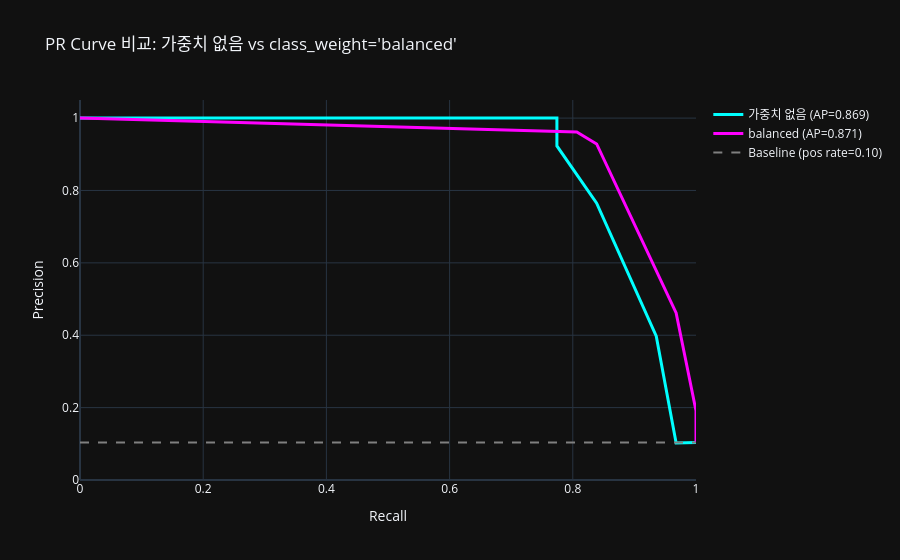

Notebook code cell kept with this figure:
### Markdown cell above
### PR Curve (Precision-Recall Curve)로 불균형 데이터 평가

`class_weight='balanced'`를 쓰면 **recall이 올라가고 precision이 내려가는** 트레이드오프가 발생함.  
이 트레이드오프를 **한눈에** 보려면 PR Curve가 필수!

| 지표 | 의미 | 불균형 데이터에서 |
|------|------|:-----------:|
| **Accuracy** | 전체 정답 비율 | 다수 클래스에 휩쓸림 |
| **ROC-AUC** | 전체 분류력 | 낙관적으로 보일 수 있음 |
| **PR Curve / AP** | 양성 기준 분류력 | **가장 직관적!** |

> **소수 클래스(양성)를 잘 잡는 게 목표라면, PR Curve를 반드시 확인하자!**  
> AP (Average Precision) = PR 곡선 아래 면적. 높을수록 좋음.

### Code cell
from sklearn.metrics import precision_recall_curve, average_precision_score

# 두 모델의 확률 예측 (소수 클래스=1에 대한 확률)
y_proba_no_w = dt_nw.predict_proba(X_te2)[:, 1]
y_proba_bal  = dt_bal.predict_proba(X_te2)[:, 1]

# PR Curve 계산
prec_nw, rec_nw, thr_nw = precision_recall_curve(y_te2, y_proba_no_w)
prec_bl, rec_bl, thr_bl = precision_recall_curve(y_te2, y_proba_bal)

# AP
ap_nw = average_precision_score(y_te2, y_proba_no_w)
ap_bl = average_precision_score(y_te2, y_proba_bal)

# 양성 비율
pos_rate = y_te2.mean()

fig_pr = go.Figure()

# (A) 가중치 없음
fig_pr.add_trace(go.Scatter(
    x=rec_nw, y=prec_nw,
    mode="lines", name=f"가중치 없음 (AP={ap_nw:.3f})",
    line=dict(color="cyan", width=3)
))

# (B) class_weight='balanced'
fig_pr.add_trace(go.Scatter(
    x=rec_bl, y=prec_bl,
    mode="lines", name=f"balanced (AP={ap_bl:.3f})",
    line=dict(color="magenta", width=3)
))

fig_pr.add_trace(go.Scatter(
    x=[0, 1], y=[pos_rate, pos_rate],
    mode="lines", name=f"Baseline (pos rate={pos_rate:.2f})",
    line=dict(dash="dash", color="grey")
))

fig_pr.update_layout(
    title="PR Curve 비교: 가중치 없음 vs class_weight='balanced'",
    xaxis_title="Recall",
    yaxis_title="Precision",
    template="plotly_dark",
    xaxis=dict(range=[0, 1]),
    yaxis=dict(range=[0, 1.05])
)
fig_pr.show()

print(f"[가중치 없음]          AP = {ap_nw:.3f}")
print(f"[class_weight=balanced] AP = {ap_bl:.3f}")
print(f"\n→ AP가 높을수록 소수 클래스를 정확하게 잡아내는 능력이 좋음")

### Figure 1 — Plotly figure (JSON) as saved in the notebook; plotly's stock layout.template omitted (floating-point values rounded to 4 significant figures)
{"data": [{"line": {"color": "cyan", "width": 3}, "mode": "lines", "name": "가중치 없음 (AP=0.869)", "type": "scatter", "x": [1.0, 0.9677, 0.9355, 0.8387, 0.7742, 0.7742, 0.0], "y": [0.1033, 0.1024, 0.3973, 0.7647, 0.9231, 1.0, 1.0]}, {"line": {"color": "magenta", "width": 3}, "mode": "lines", "name": "balanced (AP=0.871)", "type": "scatter", "x": [1.0, 1.0, 0.9677, 0.8387, 0.8065, 0.0], "y": [0.1033, 0.1914, 0.4615, 0.9286, 0.9615, 1.0]}, {"line": {"color": "grey", "dash": "dash"}, "mode": "lines", "name": "Baseline (pos rate=0.10)", "type": "scatter", "x": [0, 1], "y": [0.1033, 0.1033]}], "layout": {"title": {"text": "PR Curve 비교: 가중치 없음 vs class_weight='balanced'"}, "xaxis": {"range": [0, 1], "title": {"text": "Recall"}}, "yaxis": {"range": [0, 1.05], "title": {"text": "Precision"}}}}
